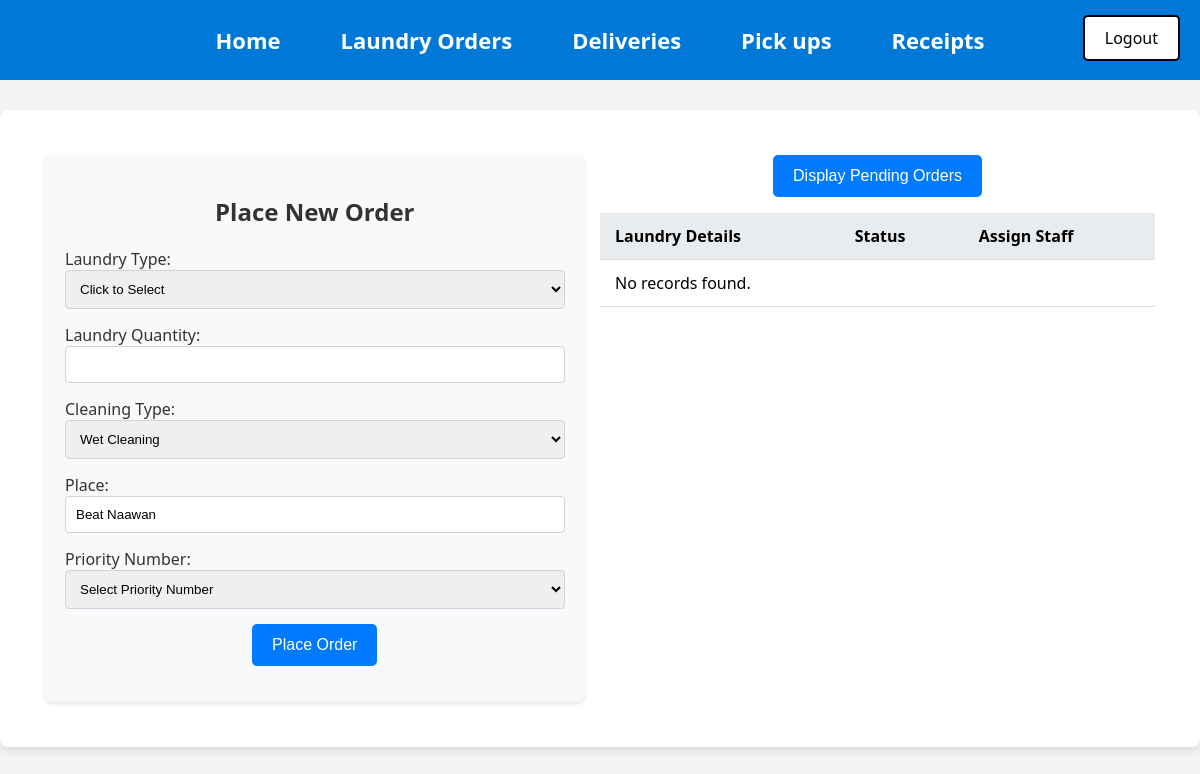
The page /Laundry_Order.php (signed in) on the database as committed earlier.
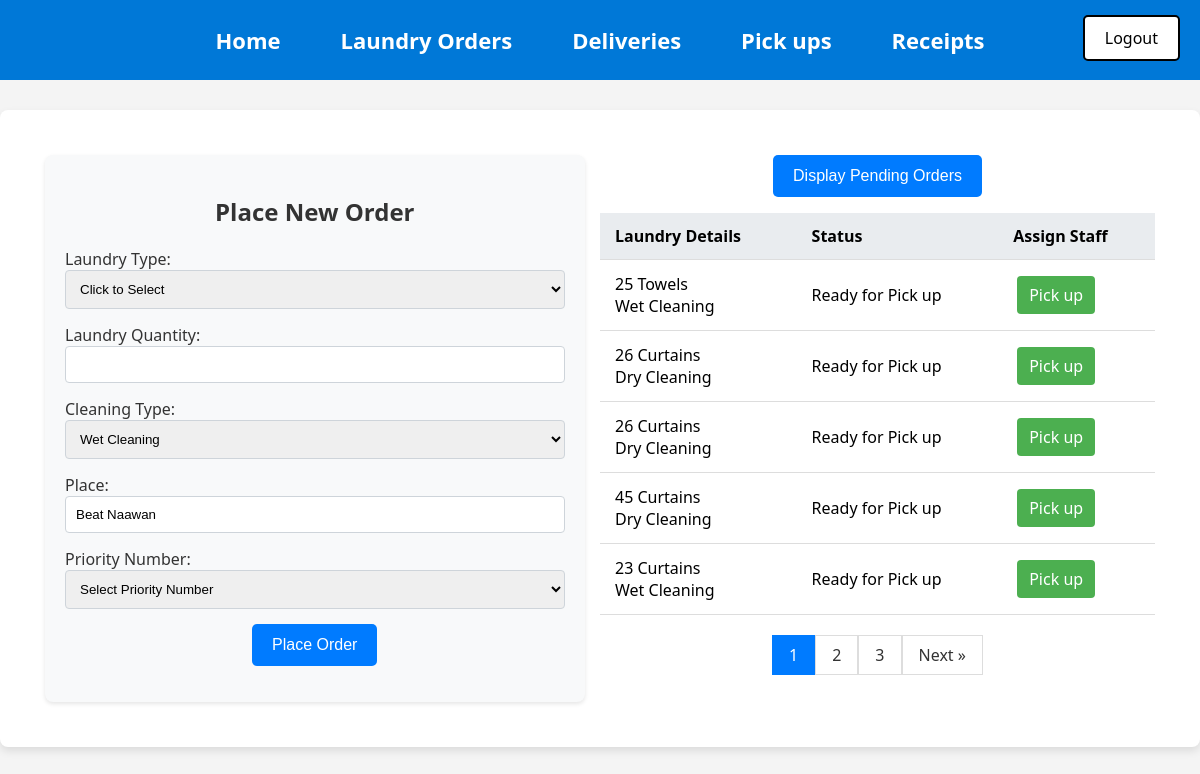
The same page on the database as committed later.
### tables this page shows
CREATE TABLE `Laundry_Orders` (
  `Order_ID` int(11) NOT NULL AUTO_INCREMENT,
  `Order_date` date NOT NULL,
  `Laundry_type` varchar(40) NOT NULL,
  `Laundry_quantity` varchar(40) NOT NULL,
  `Cleaning_type` varchar(40) NOT NULL,
  `Place` varchar(40) NOT NULL,
  `Priority_number` varchar(40) NOT NULL,
  `Status` varchar(250) DEFAULT NULL,
  `User_ID` int(11) NOT NULL,
  PRIMARY KEY (`Order_ID`),
  KEY `Users_Laundry_Orders` (`User_ID`),
  CONSTRAINT `Users_Laundry_Orders` FOREIGN KEY (`User_ID`) REFERENCES `Users` (`User_ID`)
);

### htdocs/Laundry_Order.php (the view, shortened to what the changed rows need)
<?php
include("db_connect.php");
$results_per_page = 5;
if (isset($_GET['page']) && is_numeric($_GET['page'])) {
    $current_page = intval($_GET['page']);
} else {
    $current_page = 1;
}
$show_unassigned = isset($_GET['show_unassigned']) && $_GET['show_unassigned'] === 'true';
if ($show_unassigned) {
    $sql = "SELECT Order_ID, Laundry_type, Laundry_quantity, Cleaning_type, Place, Status
            FROM Laundry_Orders
            WHERE Status = 'Pending'
            AND Place != 'Hotel'";
} else {
    $sql = "SELECT Order_ID, Laundry_type, Laundry_quantity, Cleaning_type, Place, Status
            FROM Laundry_Orders
            WHERE Status IN ('To be Delivered', 'Ready for Pick up')
            AND Place != 'Hotel'";
}
$total_results = mysqli_num_rows(mysqli_query($conn, $sql));
$total_pages = ceil($total_results / $results_per_page);
$start_from = ($current_page - 1) * $results_per_page;
$sql .= " ORDER BY Order_ID ASC LIMIT " . $start_from . ',' . $results_per_page;
$result = mysqli_query($conn, $sql);
?>
<!DOCTYPE html>
<html lang="en">
<head>
</head>
<body>
    <div class="container">
        <div class="form-container">
            <h2><strong>Place New Order</strong></h2>
        </div>
        <div class="table-container">
            <table>
                <thead>
                    <tr>
                        <th>Laundry Details</th>
                        <th>Status</th>
                        <?php if (!$show_unassigned) {
                            echo "<th>Assign Staff</th>";
                        } ?>
                    </tr>
                </thead>
                <tbody>
                    <?php
                    if (mysqli_num_rows($result) > 0) {
                        while ($row = mysqli_fetch_assoc($result)) {
                            echo "<tr>";
                            echo "<td> "  . htmlspecialchars($row['Laundry_quantity']) ." " . htmlspecialchars($row['Laundry_type']) . "<br>"  . htmlspecialchars($row['Cleaning_type']) . "</td>";
                            echo "<td>" . htmlspecialchars($row['Status']) . "</td>";
                            if (!$show_unassigned) {
                                echo "<td>";
                                if ($row["Status"] == "To be Delivered") {
                                    echo "<a href='Delivery_Staff_Assignment.php?Order_ID=" . urlencode($row["Order_ID"]) . "' class='actedit'>Delivery</a>";
                                } elseif ($row["Status"] == "Ready for Pick up") {
                                    echo "<a href='Pick_up_Staff_Assignment.php?Order_ID=" . urlencode($row["Order_ID"]) . "' class='actbutton'>Pick up</a>";
                                }
                                echo "</td>";
                            }
                            echo "</tr>";
                        }
                    } else {
                        echo "<tr><td colspan='" . ($show_unassigned ? 6 : 5) . "'>No records found.</td></tr>";
                    }
                    ?>
                </tbody>
            </table>
            <div class="pagination" style="text-align: center;">
                <?php
                for ($i = 1; $i <= $total_pages; $i++) {
                    if ($i == $current_page) {
                        echo '<a href="Laundry_Order.php" class="active">' . $i . '</a>';
                    } else {
                        echo '<a href="Laundry_Order.php?page=' . $i . '&show_unassigned=' . ($show_unassigned ? 'true' : 'false') . '">' . $i . '</a>';
                    }
                }
                if ($current_page < $total_pages) {
                    echo '<a href="Laundry_Order.php?page=' . ($current_page + 1) . '&show_unassigned=' . ($show_unassigned ? 'true' : 'false') . '">Next &raquo;</a>';
                }
                ?>
            </div>
        </div>
    </div>
</body>
</html>

Rows that differ between the two databases and show on the page:
added laundry_orders: Laundry_quantity "25", Laundry_type "Towels", Cleaning_type "Wet Cleaning", Status "Ready for Pick up"
added laundry_orders: Laundry_quantity "26", Laundry_type "Curtains", Cleaning_type "Dry Cleaning", Status "Ready for Pick up"
added laundry_orders: Laundry_quantity "26", Laundry_type "Curtains", Cleaning_type "Dry Cleaning", Status "Ready for Pick up"
added laundry_orders: Laundry_quantity "45", Laundry_type "Curtains", Cleaning_type "Dry Cleaning", Status "Ready for Pick up"
added laundry_orders: Laundry_quantity "23", Laundry_type "Curtains", Cleaning_type "Wet Cleaning", Status "Ready for Pick up"
Other text that changed with them:
new list line: "1"
new list line: "2"
new list line: "3"
text no longer shown: "No records found."
text now shown: "Next »"
